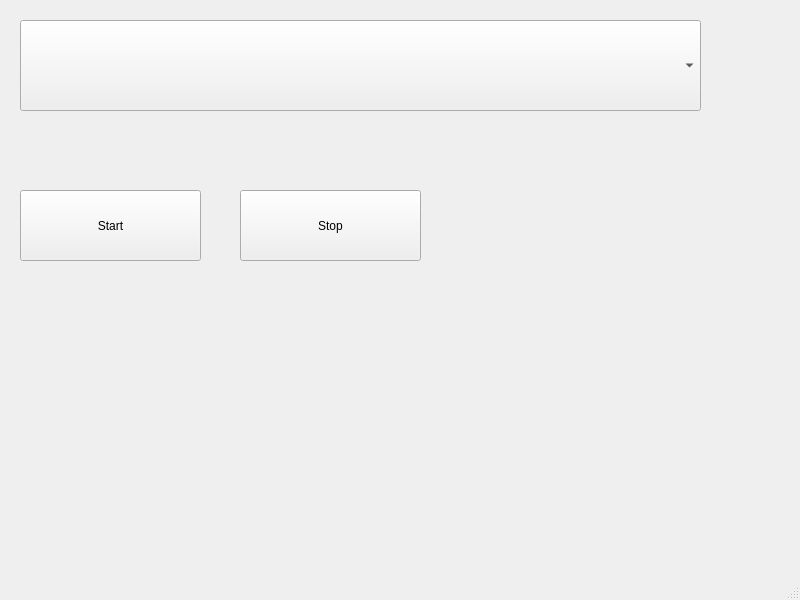
<?xml version="1.0" encoding="UTF-8"?>
<ui version="4.0">
 <class>MainWindow</class>
 <widget class="QMainWindow" name="MainWindow">
  <property name="geometry">
   <rect>
    <x>0</x>
    <y>0</y>
    <width>800</width>
    <height>600</height>
   </rect>
  </property>
  <property name="windowTitle">
   <string>MainWindow</string>
  </property>
  <widget class="QWidget" name="centralwidget">
   <widget class="QComboBox" name="deviceComboBox">
    <property name="geometry">
     <rect>
      <x>20</x>
      <y>20</y>
      <width>681</width>
      <height>91</height>
     </rect>
    </property>
   </widget>
   <widget class="QPushButton" name="startButton">
    <property name="geometry">
     <rect>
      <x>20</x>
      <y>190</y>
      <width>181</width>
      <height>71</height>
     </rect>
    </property>
    <property name="text">
     <string>Start</string>
    </property>
   </widget>
   <widget class="QPushButton" name="stopButton">
    <property name="geometry">
     <rect>
      <x>240</x>
      <y>190</y>
      <width>181</width>
      <height>71</height>
     </rect>
    </property>
    <property name="text">
     <string>Stop</string>
    </property>
   </widget>
  </widget>
  <widget class="QMenuBar" name="menubar">
   <property name="geometry">
    <rect>
     <x>0</x>
     <y>0</y>
     <width>800</width>
     <height>21</height>
    </rect>
   </property>
  </widget>
  <widget class="QStatusBar" name="statusbar"/>
 </widget>
 <resources/>
 <connections/>
</ui>
